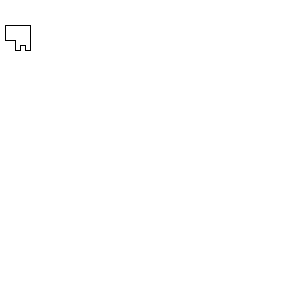
Frame 1 (no input)
Frame 60 (the mouse pressed at the canvas centre just before this capture): identical to frame 1, image omitted
Frame 120 (the mouse held since frame 60 and released just before this capture): identical to frame 1, image omitted

The Processing sketch that drew this single still picture (run headless with seeded random() and noise(); from frame 60 on, the mouse is pressed at the canvas centre):

// Processing sketch: processing_20160
// ── processing_20160.pde

int counter;

void setup() {  //setup function called initially, only once
  size(300, 300);
  background(255);  //set background white
  colorMode(HSB);   //set colors to Hue, Saturation, Brightness mode
  counter = 0;
}

void draw() {  //draw function loops 
  beginShape();
vertex(5.00000, 25.00000);
vertex(5.00000, 40.00000);
vertex(15.00000, 40.00000);
vertex(15.00000, 50.00000);
vertex(20.00000, 50.00000);
vertex(20.00000, 45.00000);
vertex(25.00000, 45.00000);
vertex(25.00000, 50.00000);
vertex(30.00000, 50.00000);
vertex(30.00000, 25.00000);
vertex(5.00000, 25.00000);

// these numbers come from autocad



endShape();
}

                
                                                
